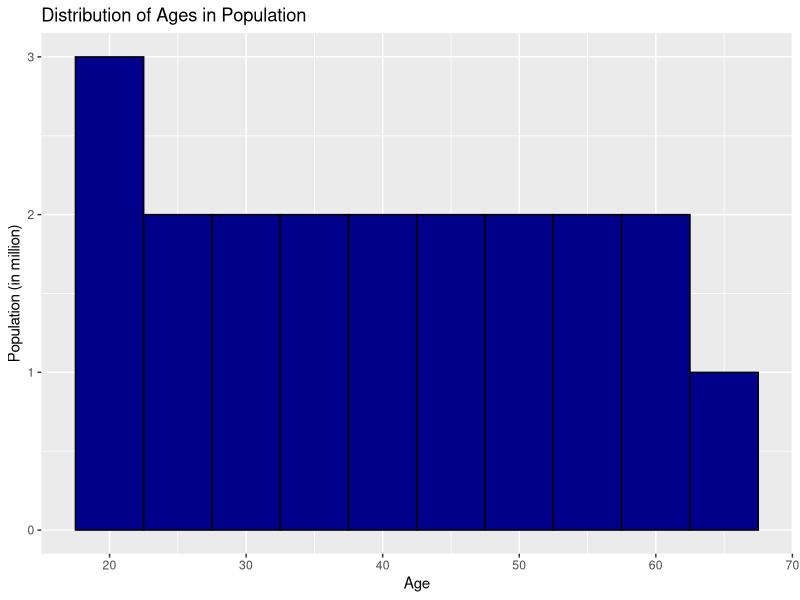

Recreate this plot in R.
install.packages("ggplot2")
install.packages("dplyr")

# Load the required libraries
library(ggplot2)
library(dplyr)

# Sample ages data
ages <- c(18, 20, 22, 25, 27, 30, 32, 35, 37, 40, 42, 45, 47, 50, 52, 55, 57, 60, 62, 65)

# Create a data frame with ages
data <- data.frame(Age = ages)

# Create a histogram
ggplot(data, aes(x = Age)) +
  geom_histogram(binwidth = 5, fill = "darkblue", color = "black") +
  labs(x = "Age", y = "Population (in million)", title = "Distribution of Ages in Population")
